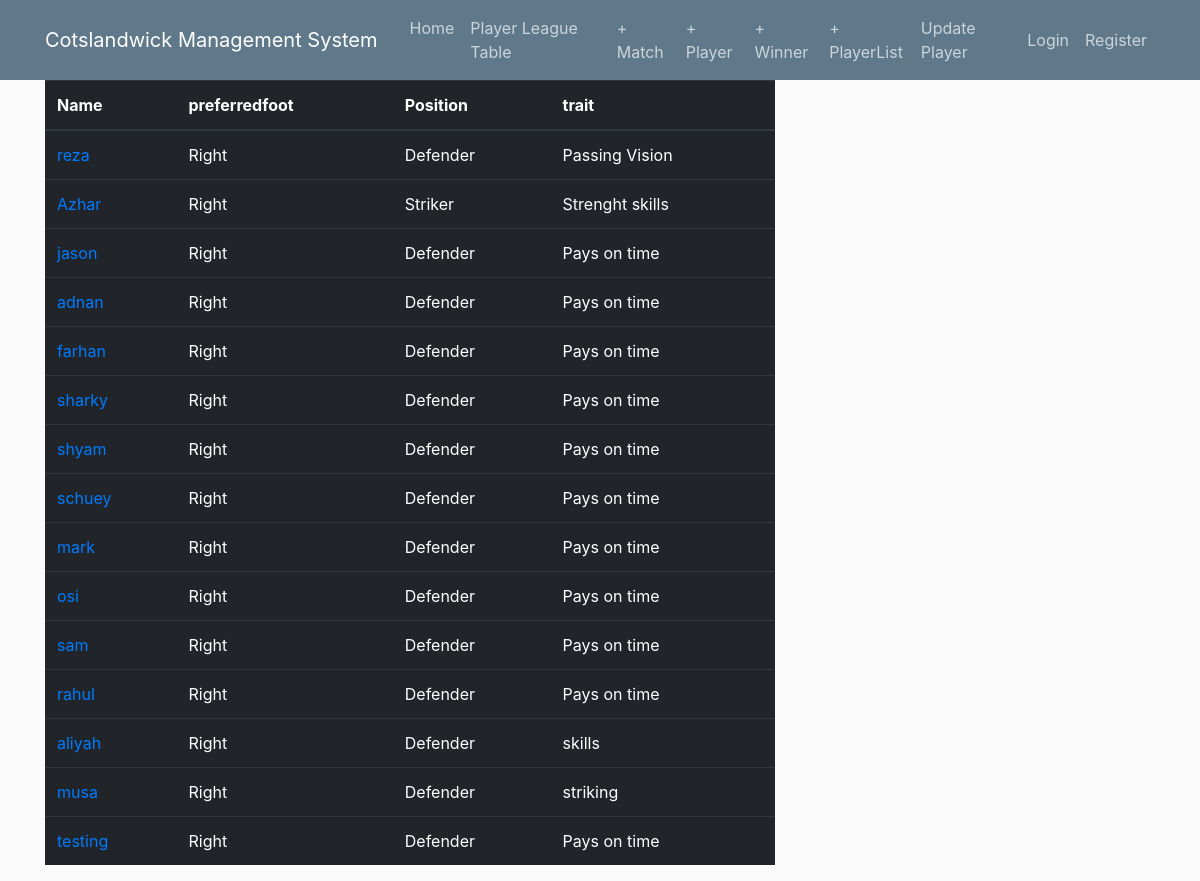
The app's page /playerlist/, older data.
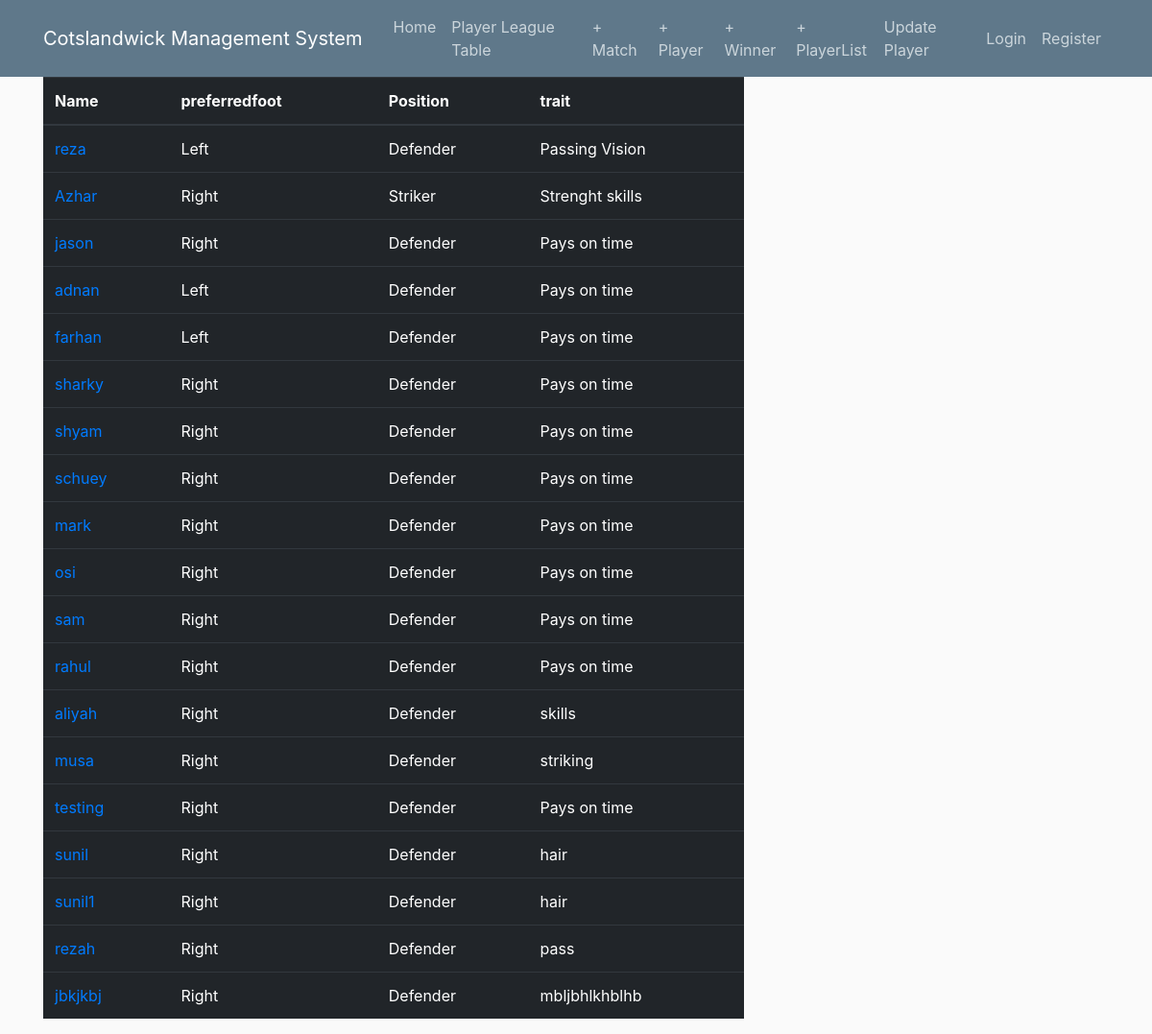
The same page, newer data.
### manager/models.py (models this page shows, shortened)
class Player(models.Model):
    name = models.CharField(max_length=50, unique=True)
    preferredfoot = models.CharField(max_length=50, default='Right')
    position = models.CharField(max_length=20, default='Defender')
    trait = models.CharField(max_length=50, default='Pays on time')
    points = models.IntegerField(default=0)
    goalsscored = models.IntegerField(default=0)
    assists = models.IntegerField(default=0)
    motmawards = models.IntegerField(default=0)
    fantasypoints = models.IntegerField(default=0)

### manager/views.py (the view)
# urls.py: path('playerlist/', views.playerlist, name='playerlist'),
def playerlist(request):
    players = Player.objects.all().order_by('-points')
    content = {
        'players': players
    }
    return render(request, 'manager/playerlist.html', content)

### manager/templates/manager/playerlist.html
{% extends "manager/base.html" %}
{% block content %}
<table class="table table-dark">
  <thead>
    <tr>
      <th scope="col">Name</th>
      <th scope="col">preferredfoot</th>
      <th scope="col">Position</th>
      <th scope="col">trait</th>
    </tr>
  </thead>
  <tbody>
   {% for i in players %}
    <tr>
    <td><a href="{% url 'manager-players_edit' pk=i.id %}">{{i.name}}</a></td>
      <td>{{i.preferredfoot}}</td>
      <td>{{i.position}}</td>
      <td>{{i.trait}}</td>
    </tr>
    {% endfor %}
  </tbody>
</table>
{% endblock %}

### manager/templates/manager/base.html (shortened to what this page needs)
{% load static %}
<!DOCTYPE html>
<html>
<head>
    <header class="site-header">
    <link rel="stylesheet" href="https://maxcdn.bootstrapcdn.com/bootstrap/4.0.0/css/bootstrap.min.css">
    <link rel="stylesheet" href="https://cdnjs.cloudflare.com/ajax/libs/tempusdominus-bootstrap-4/5.0.1/css/tempusdominus-bootstrap-4.min.css" />
    <link rel="stylesheet" type="text/css" href="{% static 'manager/main.css' %}">
</head>
<body>
    <header class="site-header">
      <nav class="navbar navbar-expand-md navbar-dark bg-steel fixed-top">
        <div class="container">
          <a class="navbar-brand mr-4" href="{% url 'manager-home' %}">Cotslandwick Management System</a>
          <div class="collapse navbar-collapse" id="navbarToggle">
            <div class="navbar-nav mr-auto">
              <a class="nav-item nav-link" href="{% url 'manager-home' %}">Home</a>
              <a class="nav-item nav-link" href="{% url 'manager-players' %}">Player League Table</a>
              <a class="nav-item nav-link" href="{% url 'new_match' %}">+ Match</a>
              <a class="nav-item nav-link" href="{% url 'new_player' %}">+ Player</a>
              <a class="nav-item nav-link" href="{% url 'winner' %}">+ Winner</a>
              <a class="nav-item nav-link" href="{% url 'playerlist' %}">+ PlayerList</a>
              <a class="nav-item nav-link" href="{% url 'update_player' %}">Update Player</a>
            </div>
            <div class="navbar-nav">
              {% if user.is_staff %}
                <a class="nav-item nav-link" href="{% url 'profile' %}">Profile</a>
                <a class="nav-item nav-link" href="{% url 'logout' %}">Logout</a>
              {% elif  user.is_authenticated  %}
                <a class="nav-item nav-link" href="{% url 'profile' %}">Profile</a>
                <a class="nav-item nav-link" href="{% url 'logout' %}">Logout</a>
              {% else %}
                <a class="nav-item nav-link" href="{% url 'login' %}">Login</a>
                <a class="nav-item nav-link" href="{% url 'register' %}">Register</a>
              {% endif %}
            </div>
          </div>
        </div>
      </nav>
    </header>
    <main role="main" class="container">
      <div class="row">
        <div class="col-md-8">
          {% block content %}{% endblock %}
        </div>
      </div>
    </main>
</body>
</html>

### manager/static/manager/main.css (style rules this page uses)
body { background: #fafafa; color: #333333; margin-top: 5rem; }
.bg-steel { background-color: #5f788a; }
.site-header .navbar-nav .nav-link { color: #cbd5db; }

Row changes from the older to the newer data that the page shows:
changed Player "reza": preferredfoot "Right" → "Left"
changed Player "adnan": preferredfoot "Right" → "Left"
changed Player "farhan": preferredfoot "Right" → "Left"
added Player: name "sunil", preferredfoot "Right", position "Defender", trait "hair"
added Player: name "sunil1", preferredfoot "Right", position "Defender", trait "hair"
added Player: name "rezah", preferredfoot "Right", position "Defender", trait "pass"
added Player: name "jbkjkbj", preferredfoot "Right", position "Defender", trait "mbljbhlkhblhb"
